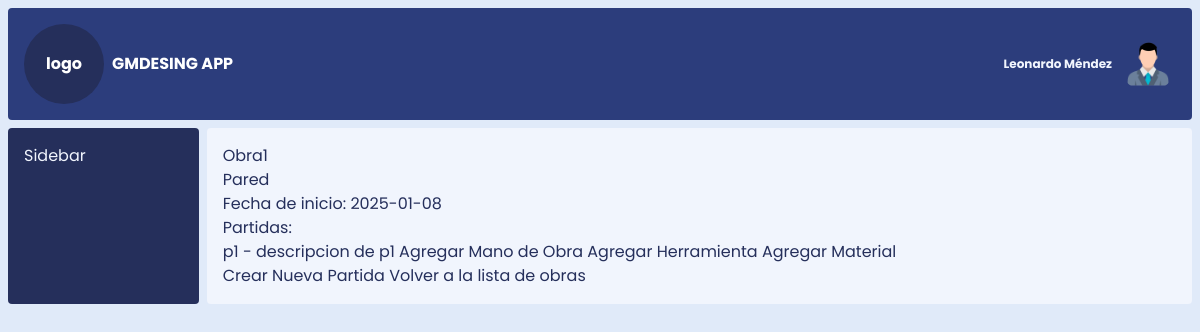
The app's page /obra/1 with its own data.
### models.py (models this page shows)
class Obra(db.Model):
    id_obra = db.Column(db.Integer, primary_key=True)
    nombre_obra = db.Column(db.String(100), nullable=False)
    descripcion_obra = db.Column(db.Text)
    fecha_inicio = db.Column(db.Date)
    partidas = db.relationship('Partida', backref='obra', lazy=True) # Relación con Partidas

class Partida(db.Model):
    id_partida = db.Column(db.Integer, primary_key=True)
    id_obra = db.Column(db.Integer, db.ForeignKey('obra.id_obra'), nullable=False)
    nombre_partida = db.Column(db.String(100), nullable=False)
    descripcion_partida = db.Column(db.Text)
    manos_obra = db.relationship('PartidasManoObra', backref='partida', lazy=True)
    herramientas = db.relationship('PartidasHerramientas', backref='partida', lazy=True)
    materiales = db.relationship('PartidasMateriales', backref='partida', lazy=True)

### app.py (the view)
@app.route('/obra/<int:id_obra>') # Ruta para ver detalles de una obra y sus partidas
def ver_obra(id_obra):
    obra = Obra.query.get_or_404(id_obra)
    return render_template('ver_obra.html', obra=obra, datos=datos)

### templates/ver_obra.html
{% extends 'base.html' %}
{% block content %}
<h1>{{ obra.nombre_obra }}</h1>
<p>{{ obra.descripcion_obra }}</p>
<p>Fecha de inicio: {{ obra.fecha_inicio }}</p>
<h2>Partidas:</h2>
{% if obra.partidas %}
<ul>
    {% for partida in obra.partidas %}
    <li>{{ partida.nombre_partida }} - {{ partida.descripcion_partida }}
        <a href="{{ url_for('crear_mano_obra', id_partida=partida.id_partida) }}">Agregar Mano de Obra</a>
        <a href="{{ url_for('crear_herramienta', id_partida=partida.id_partida) }}">Agregar Herramienta</a>
        <a href="{{ url_for('crear_material', id_partida=partida.id_partida) }}">Agregar Material</a>
    </li>
    {% endfor %}
</ul>
{% else %}
<p>No hay partidas registradas para esta obra.</p>
{% endif %}
<a href="{{ url_for('crear_partida', id_obra=obra.id_obra) }}">Crear Nueva Partida</a>
<a href="{{ url_for('index') }}">Volver a la lista de obras</a>
{% endblock %}

### static/css/styles.css (style rules this page uses)
html, :host { line-height: 1.5; -webkit-text-size-adjust: 100%; -moz-tab-size: 4; -o-tab-size: 4; tab-size: 4; font-family: Poppins, sans-serif; font-feature-settings: normal; font-variation-settings: normal; -webkit-tap-highlight-color: transparent; }
body { margin: 0; line-height: inherit; }
h1, h2, h3, h4, h5, h6 { font-size: inherit; font-weight: inherit; }
a { color: inherit; text-decoration: inherit; }
blockquote, dl, dd, h1, h2, h3, h4, h5, h6, hr, figure, p, pre { margin: 0; }
ol, ul, menu { list-style: none; margin: 0; padding: 0; }
.base { --tw-bg-opacity: 1; background-color: rgb(224 234 249 / var(--tw-bg-opacity, 1)); }
.grid { display: grid; }
.h-\[100vh\] { height: 100vh; }
.grid-cols-12 { grid-template-columns: repeat(12, minmax(0, 1fr)); }
.gap-2 { gap: 0.5rem; }
.p-2 { padding: 0.5rem; }

### records on screen
Obra: nombre_obra "Obra1", descripcion_obra "Pared", fecha_inicio "2025-01-08"
Partida: nombre_partida "p1", descripcion_partida "descripcion de p1"

### other values on screen
{{ datos.sistema }} "GMDESING APP"
{{ datos.usuario }} "Leonardo Méndez"
